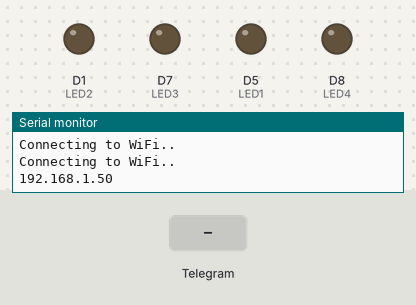
The sketch below on a simulated ESP8266 (NodeMCU). Shown: output pins drawn as LEDs (lit = HIGH), the last lines printed to the serial monitor. Inputs (shaded band) come from the test bench. WiFi joins after 1.5 s; servers stay silent unless stated; the local clock reads 2024-03-15 10:24:30 at power-on unless the sketch sets it.

Above: at 3.2 s.
3.3 s: Telegram message "/off" received
5.1 s: Telegram message "/start" received
7.0 s: Telegram message "/on" received
8.9 s: Telegram message "/led4" received
At 10.8 s:
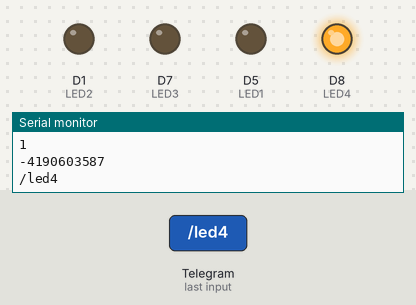
Timing chart, 0 to 12.1 s (numbered marks = the images above; inputs shaded):
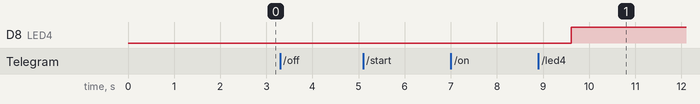

The sketch:

posttest4.ino
```cpp
#ifdef ESP32
#include <WiFi.h>
#else
#include <ESP8266WiFi.h>
#endif
#include <WiFiClientSecure.h>
#include <UniversalTelegramBot.h>
#include <ArduinoJson.h>
#include <DHT.h>

// Replace with your network credentials
const char* ssid = "wifi";
const char* password = "1sampai8";

// Initialize Telegram BOT
#define BOTtoken "6573982036:AAGZ1zW-ZOO1TyQy2gLQiund1te_wkHabuI"  // your Bot Token (Get from Botfather)
#define DHTPIN D4
#define LED1 D5
#define LED2 D1
#define LED3 D7
#define LED4 D8

#define DHTTYPE DHT11
// Use @myidbot to find out the chat ID of an individual or a group
// Also note that you need to click "start" on a bot before it can
// message you
#define CHAT_ID "-4190603587"

#ifdef ESP8266
X509List cert(TELEGRAM_CERTIFICATE_ROOT);
#endif

WiFiClientSecure client;
UniversalTelegramBot bot(BOTtoken, client);

// Checks for new messages every 1 second.
int botRequestDelay = 1000;
unsigned long lastTimeBotRan;
bool ledState = LOW;

DHT dht(DHTPIN, DHTTYPE);


// Track which user controls which light
String user1ControlledLight = "911234889";
String user2ControlledLight = "1844302374";
String user3ControlledLight = "1036868536";
String prevMessage = "";

void handleLEDMessage(String chat_id, String from_name) {
  String welcome = "Pilih LED" + from_name + ":\n";
  Serial.print(prevMessage);
  welcome += prevMessage == "/off" ? "LED akan dimatikan:\n" : "LED akan dinyalakan:\n";
  welcome += "/led1 Pilih LED Hendy \n";
  welcome += "/led2 Pilih LED Fitra \n";
  welcome += "/led3 Pilih LED Ramdan \n";
  welcome += "/led4 Pilih LED Bersama \n";
  bot.sendMessage(chat_id, welcome, "");
}

// Handle what happens when you receive new messages
void handleNewMessages(int numNewMessages) {
  Serial.println("handleNewMessages");
  Serial.println(String(numNewMessages));
  for (int i = 0; i < numNewMessages; i++) {
    // Chat id of the requester
    String chat_id = String(bot.messages[i].chat_id);
    Serial.println(chat_id);
    if (chat_id != CHAT_ID) {
      bot.sendMessage(chat_id, "Unauthorized user", "");
      continue;
    }

    // Print the received message
    String text = bot.messages[i].text;
    Serial.println(text);

    String from_name = bot.messages[i].from_name;

    if (text == "/start") {
      String welcome = "Selamat datang, " + from_name + ".\n";
      welcome += "PILIH PERINTAH YANG INGIN DILAKUKAN.\n\n";
      welcome += "/on LED \n";
      welcome += "/off LED \n";
      welcome += "/show Kepemilikan LED \n";
      welcome += "/dht Status (Suhu dan Kelembapan)";
      bot.sendMessage(chat_id, welcome, "");
    }

    if (text == "/on" || text == "/off") {
      prevMessage = text;
      handleLEDMessage(chat_id, from_name);
    }

    if (text == "/show") {
      String welcome = "Yang Punya LED:   \n\n";
      welcome += "LED1 Hendy\n";
      welcome += "LED2 Fitra\n";
      welcome += "LED3 Ramdan\n";
      welcome += "LED4 Bersama";
      bot.sendMessage(chat_id, welcome, "");
    }

    // LIGHT LED
    if (prevMessage == "/on") {
      String from_id = bot.messages[i].from_id;
      if (text == "/led1") {
        if (from_id == user1ControlledLight) {
          bot.sendMessage(chat_id, "LED 1 MENYALA", "");
          digitalWrite(LED1, HIGH);
        } else {
          bot.sendMessage(chat_id, "LED 1 Tidak bisa dinyalakan , karena bukan Hendy", "");
        }
      }

      if (text == "/led2") {
        if (from_id == user2ControlledLight) {
          bot.sendMessage(chat_id, "LED 2 MENYALA", "");
          digitalWrite(LED2, HIGH);
        } else {
          bot.sendMessage(chat_id, "LED 2 Tidak bisa dinyalakan, karena bukan Fitra", "");
        }
      }
      if (text == "/led3") {
        if (from_id == user3ControlledLight) {
          bot.sendMessage(chat_id, "LED 3 MENYALA", "");
          digitalWrite(LED3, HIGH);
        } else {
          bot.sendMessage(chat_id, "LED 3 Tidak bisa dinyalakan, karena bukan Ramdan", "");
        }
      }

      if(text == "/led4") {
        bot.sendMessage(chat_id, "LED 4 Bersama sudah menyala", "");
        digitalWrite(LED4, HIGH);
      }
    }

    if (prevMessage == "/off") {
      String from_id = bot.messages[i].from_id;
      if (text == "/led1") {
        if (from_id == user1ControlledLight) {
          bot.sendMessage(chat_id, "LED 1 Mati", "");
          digitalWrite(LED1, LOW);
        } else {
          bot.sendMessage(chat_id, "LED 1 bukan Hendy, Tidak bisa Mematikan", "");
        }
      }

      if (text == "/led2") {
        if (from_id == user2ControlledLight) {
          bot.sendMessage(chat_id, "LED 2 MATI", "");
          digitalWrite(LED2, LOW);
        } else {
          bot.sendMessage(chat_id, "LED 2 bukan Fitra, Tidak bisa Mematikan", "");
        }
      }

      if (text == "/led3") {
        if (from_id == user3ControlledLight) {
          bot.sendMessage(chat_id, "LED 3 MATI", "");
          digitalWrite(LED3, LOW);
        } else {
          bot.sendMessage(chat_id, "LED 3 bukan Ramdan, Tidak bisa Mematikan", "");
        }
      }

      if(text == "/led4") {
        bot.sendMessage(chat_id, "LED 4 Bersama sudah mati", "");
        digitalWrite(LED4, LOW);
      }
    }

    if (text == "/dht") {
      float h = dht.readHumidity();
      float t = dht.readTemperature();
      String message = "";
      message += "Suhu : " + String(t) + "°C\n";
      message += "Kelembapan : " + String(h) + " %";
      bot.sendMessage(chat_id, message, "");
    }
  }
}

void setup() {
  Serial.begin(115200);

#ifdef ESP8266
  configTime(0, 0, "pool.ntp.org");  // get UTC time via NTP
  client.setTrustAnchors(&cert);     // Add root certificate for api.telegram.org
#endif

  dht.begin();
  pinMode(LED1, OUTPUT);
  pinMode(LED2, OUTPUT);
  pinMode(LED3, OUTPUT);
  pinMode(LED4, OUTPUT);
  digitalWrite(LED1, ledState);
  digitalWrite(LED2, ledState);
  digitalWrite(LED3, ledState);
  digitalWrite(LED4, ledState);


  // Connect to Wi-Fi
  WiFi.mode(WIFI_STA);
  WiFi.begin(ssid, password);
#ifdef ESP32
  client.setCACert(TELEGRAM_CERTIFICATE_ROOT);  // Add root certificate for api.telegram.org
#endif
  while (WiFi.status() != WL_CONNECTED) {
    delay(1000);
    Serial.println("Connecting to WiFi..");
  }
  // Print ESP32 Local IP Address
  Serial.println(WiFi.localIP());
}


void loop() {
  if (millis() > lastTimeBotRan + botRequestDelay) {
    int numNewMessages = bot.getUpdates(bot.last_message_received + 1);
    while (numNewMessages) {
      Serial.println("got response");
      handleNewMessages(numNewMessages);
      numNewMessages = bot.getUpdates(bot.last_message_received + 1);
    }
    lastTimeBotRan = millis();
  }
}
```

Measured:
- after the input at 8.9 s, D8 (LED4): LOW → HIGH after 0.71 s
